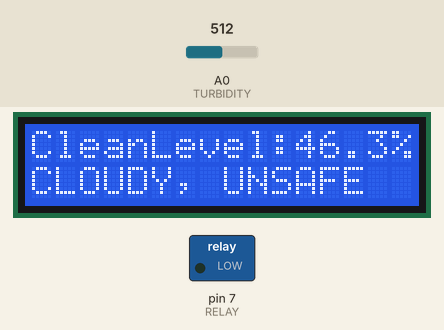
The sketch below on a simulated Arduino Uno, built with avr-gcc and run on an emulated ATmega328P. Shown: 16×2 character LCD, switched loads named in the sketch (green lamp = pin HIGH). Inputs (shaded band) come from the test bench; at power-on: A0 (TURBIDITY) = 512. What the sketch prints to the serial monitor is not drawn.

Above: at 1.2 s.
1.3 s: A0 (TURBIDITY) set to 243
At 3.0 s:
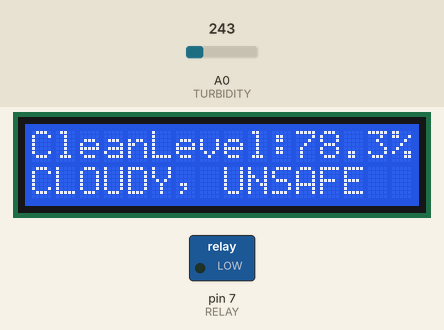
3.7 s: A0 (TURBIDITY) set to 213
At 4.9 s:
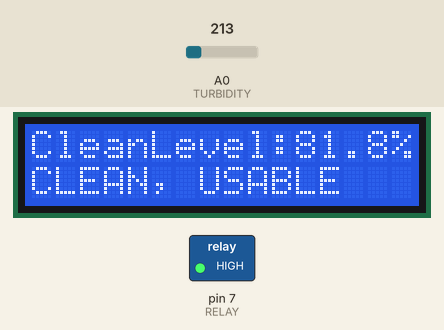
5.6 s: A0 (TURBIDITY) set to 716
At 7.1 s:
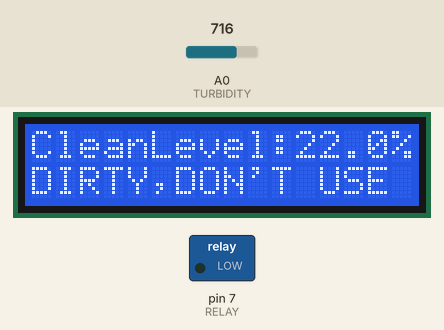
8.3 s: A0 (TURBIDITY) set to 539
At 9.1 s:
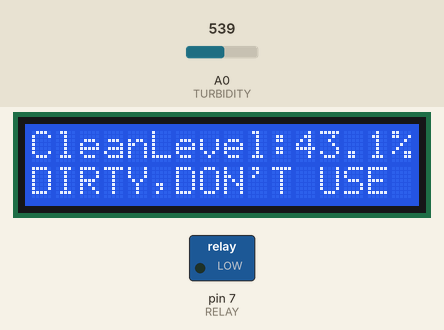
10.2 s: A0 (TURBIDITY) set to 513
At 11.2 s:
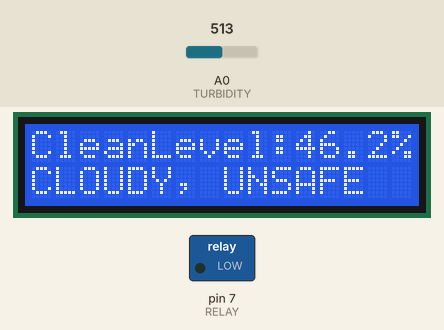
Timing chart, 0 to 13.2 s (numbered marks = the images above; inputs shaded):
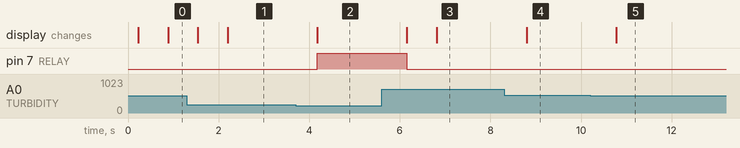

Measured:
- the behaviour switches between 229 and 228 on A0 (TURBIDITY) (found by bisection; images 1 and 2)
- the behaviour switches between 523 and 522 on A0 (TURBIDITY) (found by bisection; images 4 and 5)
- after the input at 1.3 s, the display: first changes after 0.24 s (image 1 shows a later state)
- after the input at 3.7 s, pin 7 (RELAY): LOW → HIGH after 0.48 s; the display: changes after 0.48 s (image 2)
- after the input at 5.6 s, pin 7 (RELAY): HIGH → LOW after 0.56 s; the display: first changes after 0.56 s (image 3 shows a later state)
- after the input at 8.3 s, the display: changes after 0.50 s (image 4)
- after the input at 10.2 s, the display: changes after 0.58 s (image 5)

The sketch:

water_quality_monitoring_2.ino
```cpp
#include <LCD_I2C.h>

LCD_I2C lcd(0x27, 16, 2);

#include <Arduino.h>
#define RELAY 7
#define TURBIDITY A0

// #include <LiquidCrystal_I2C.h>

// #include <Wire.h>
float voltage =0;


// LiquidCrystal_I2C lcd(0x27, 16, 2); // Set the I2C LCD address and dimensions

// Custom mapping function for float values
 float mapFloat(float x, float in_min, float in_max, float out_min, float out_max) {
   return (x - in_min) * (out_max - out_min) / (in_max - in_min) + out_min;
 }

void setup() {

  lcd.begin();   // Initialize the LCD
  Serial.begin(9600); // Baud rate: 9600
  Serial.println("starting program...");
  lcd.backlight();
  pinMode(RELAY,OUTPUT);
  digitalWrite(RELAY,LOW);
}

void loop() {
  Serial.println("loop");
  Serial.println(voltage);
  //  int sensorValue = analogRead(A0);  // Read the input on analog pin A0 (TURBIDITY)

  for (int i=0;i<800;i++){//smooth out values by accumulation
    voltage+=((float)analogRead(TURBIDITY)/1023)*5;
    //Serial.println(voltage);
  }
  voltage=voltage/800;//average out values
  // voltage = sensorValue * (5.0 / 1024.0);  // Convert analog reading to voltage (0 - 5V)
  Serial.println(voltage);
  // Custom map the voltage to percentage cleanliness (2V = 10%, 4V = 90%)
  float cleanlinessPercentage = mapFloat(voltage,4.0, 0.5, 10.0, 95.0);

  if(cleanlinessPercentage>=99.0){cleanlinessPercentage=99.0;}
  if(cleanlinessPercentage<=0.0){cleanlinessPercentage=0.0;}
  Serial.print("Cleanliness: ");
  Serial.print(cleanlinessPercentage);
  Serial.println("%");

 lcd.clear();
 lcd.setCursor(0, 0);
 lcd.print("CleanLevel:");
 lcd.print(cleanlinessPercentage,1);
 lcd.print("%");

 lcd.setCursor(0, 1);
// Indicate cleanliness status on the second row
//  if (cleanlinessPercentage > 96.0) {
//  lcd.print("PIPES EMPTY");
//  digitalWrite(RELAY,HIGH);
//  } else
if (cleanlinessPercentage < 45.0) {
lcd.print("DIRTY,DON'T USE");
 digitalWrite(RELAY,LOW);
 }else if(cleanlinessPercentage >80){
   lcd.print("CLEAN, USABLE");
 digitalWrite(RELAY,HIGH);
 }
 else {
lcd.print("CLOUDY, UNSAFE");
 digitalWrite(RELAY,LOW);
 }

  delay(500);
}
```
